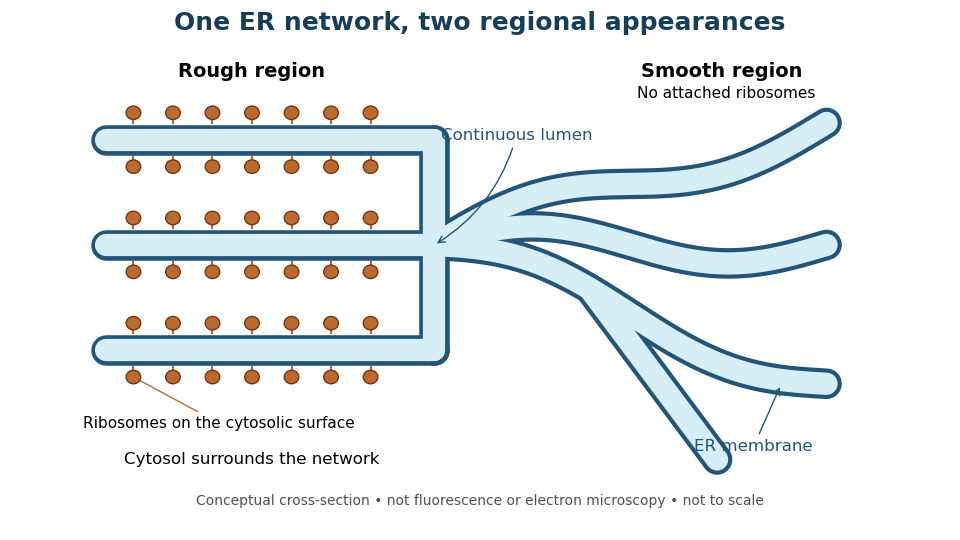

Reproduce this figure in Python.
"""Draw a conceptual ER cross-section; run from _media to emit the PNG.

Tested with Python 3.14, matplotlib 3.10.7 and numpy 2.3.5.
"""

from pathlib import Path

import matplotlib.pyplot as plt
from matplotlib.patches import Circle
import numpy as np


def main():
    fig, ax = plt.subplots(figsize=(9.6, 5.4), dpi=100)
    fig.patch.set_facecolor("white")
    ax.set_facecolor("white")
    ax.set(xlim=(0, 10), ylim=(0, 6))
    ax.axis("off")
    membrane = "#235579"
    lumen = "#d7eef7"
    ribosome = "#bd6a30"

    # All centerlines form one connected lumen, not separate sacs.
    segments = [
        (np.array([0.9, 4.5]), np.array([y, y])) for y in (2.0, 3.25, 4.5)
    ]
    segments.append((np.array([4.5, 4.5]), np.array([2.0, 4.5])))
    t = np.linspace(0, 1, 160)
    for end_y in (1.6, 3.25, 4.7):
        x = 4.5 + 4.3 * t
        y = 3.25 + (end_y - 3.25) * t + 0.22 * np.sin(2 * np.pi * t)
        segments.append((x, y))
    x = 6.2 + 1.4 * t
    y0 = np.interp(6.2, segments[4][0], segments[4][1])
    y = y0 + (0.7 - y0) * t
    segments.append((x, y))
    for x, y in segments:
        ax.plot(x, y, color=membrane, lw=22, solid_capstyle="round", zorder=1)
    for x, y in segments:
        ax.plot(x, y, color=lumen, lw=16, solid_capstyle="round", zorder=2)

    for y in (2.0, 3.25, 4.5):
        for x in np.linspace(1.2, 3.8, 7):
            for side in (-1, 1):
                ax.plot([x, x], [y + side * 0.20, y + side * 0.27],
                        color=ribosome, lw=1.6, zorder=3)
                ax.add_patch(Circle((x, y + side * 0.32), 0.08,
                                    facecolor=ribosome, edgecolor="#733611", zorder=4))

    ax.text(5, 5.8, "One ER network, two regional appearances", ha="center",
            fontsize=18, weight="bold", color="#173e58")
    ax.text(2.5, 5.25, "Rough region", ha="center", fontsize=14, weight="bold")
    ax.text(7.65, 5.25, "Smooth region", ha="center", fontsize=14, weight="bold")
    ax.text(7.7, 5.0, "No attached ribosomes", ha="center", fontsize=11)
    ax.annotate("Ribosomes on the cytosolic surface", xy=(1.2, 1.68),
                xytext=(0.65, 1.22), ha="left", va="top", fontsize=11,
                arrowprops={"arrowstyle": "-", "color": ribosome})
    ax.annotate("Continuous lumen", xy=(4.5, 3.25), xytext=(5.4, 4.5),
                ha="center", fontsize=12, color=membrane,
                arrowprops={"arrowstyle": "->", "color": membrane,
                            "connectionstyle": "arc3,rad=-0.2"})
    ax.annotate("ER membrane", xy=(8.3, 1.59), xytext=(8.0, 0.8),
                ha="center", fontsize=12, color=membrane,
                arrowprops={"arrowstyle": "->", "color": membrane})
    ax.text(2.5, 0.65, "Cytosol surrounds the network", ha="center", fontsize=12)
    ax.text(5, 0.16, "Conceptual cross-section • not fluorescence or electron microscopy • not to scale",
            ha="center", fontsize=10, color="#505050")
    fig.subplots_adjust(left=0.025, right=0.975, top=0.975, bottom=0.04)
    fig.savefig(Path.cwd() / (Path(__file__).stem + ".png"), facecolor="white",
                transparent=False, dpi=100)
    plt.close(fig)


if __name__ == "__main__":
    main()
